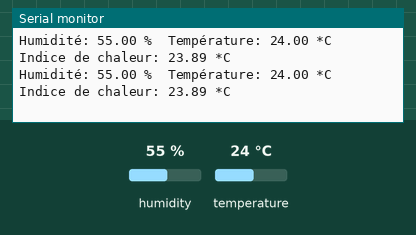
This sketch was run on a simulated Arduino Uno, built with avr-gcc and run on an emulated ATmega328P. Shown: the last lines printed to the serial monitor. The inputs (shaded band) are chosen by the test bench; at power-on: humidity 55 %, temperature 24 °C.

Above: at 3.8 s.
3.9 s: humidity set to 22 %
At 6.6 s:
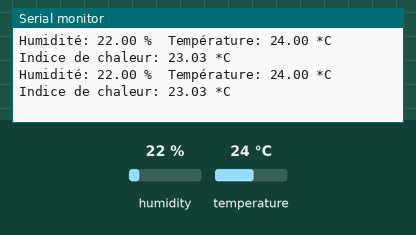
6.8 s: temperature set to 12 °C
At 7.9 s:
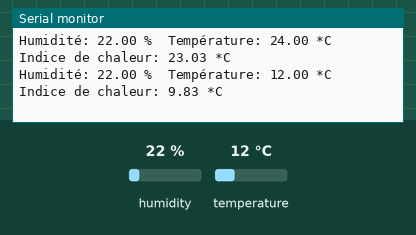
9.7 s: humidity set to 40 %
At 10.6 s:
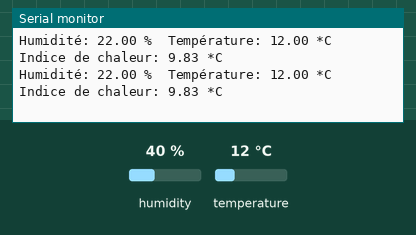
Timing chart, 0 to 12.7 s (numbered marks = the images above; inputs shaded):
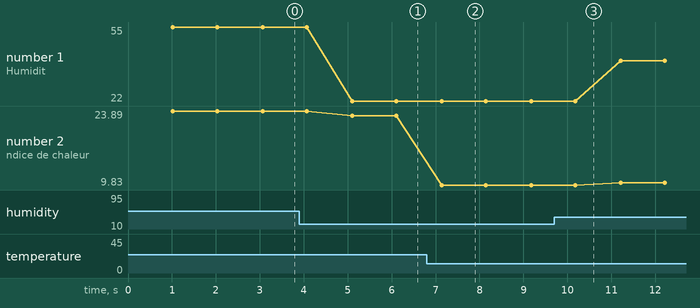

The sketch:

dht_test.ino
```cpp
// Example testing sketch for various DHT humidity/temperature sensors
// Written by ladyada, public domain

#include <DHT.h>

#define DHTPIN 2     // what digital pin we're connected to

// Uncomment whatever type you're using!
#define DHTTYPE DHT11   // DHT 11
//#define DHTTYPE DHT22   // DHT 22  (AM2302), AM2321
//#define DHTTYPE DHT21   // DHT 21 (AM2301)

// Connect pin 1 (on the left) of the sensor to +5V
// NOTE: If using a board with 3.3V logic like an Arduino Due connect pin 1
// to 3.3V instead of 5V!
// Connect pin 2 of the sensor to whatever your DHTPIN is
// Connect pin 4 (on the right) of the sensor to GROUND
// Connect a 10K resistor from pin 2 (data) to pin 1 (power) of the sensor

// Initialize DHT sensor.
// Note that older versions of this library took an optional third parameter to
// tweak the timings for faster processors.  This parameter is no longer needed
// as the current DHT reading algorithm adjusts itself to work on faster procs.
DHT dht(DHTPIN, DHTTYPE);

void setup() {
  Serial.begin(9600);
  Serial.println("DHT11 test!");

  dht.begin();
}

void loop() {
  // Wait a few one between measurements.
  delay(1000);

  // Reading temperature or humidity takes about 250 milliseconds!
  // Sensor readings may also be up to 2 seconds 'old' (its a very slow sensor)
  float h = dht.readHumidity();
  // Read temperature as Celsius (the default)
  float t = dht.readTemperature();

  // Check if any reads failed and exit early (to try again).
  if (isnan(h) || isnan(t)) {
    Serial.println("Impossible de lire depuis le capteur DHT11");
    return;
  }
  // Compute heat index in Celsius (isFahreheit = false)
  float hic = dht.computeHeatIndex(t, h, false);

  Serial.print("Humidité: ");
  Serial.print(h);
  Serial.print(" %\t");
  Serial.print("Température: ");
  Serial.print(t);
  Serial.print(" *C ");
  Serial.print("Indice de chaleur: ");
  Serial.print(hic);
  Serial.println(" *C ");
}
```

Measured:
- after the input at 3.9 s, the serial monitor: prints a new line after 1.2 s (image 1)
- after the input at 6.8 s, the serial monitor: prints a new line after 0.34 s (image 2)
- plotted number 1: 55 → 22 after the input at 3.9 s, 22 → 40 after the input at 9.7 s
- plotted number 2: 23.89 → 23.03 after the input at 3.9 s, 23.03 → 9.83 after the input at 6.8 s, 9.83 → 10.3 after the input at 9.7 s
